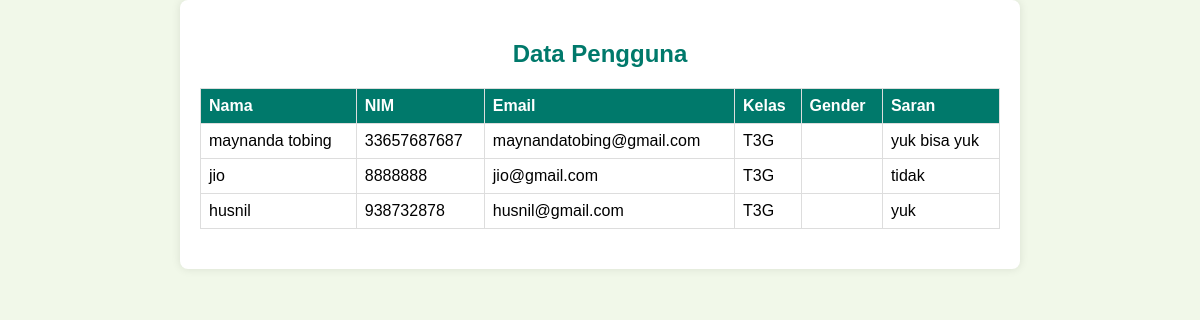
/admin/admin.php (signed in), run on the app's committed database.
### tables this page shows
CREATE TABLE `user` (
  `nama` varchar(30) NOT NULL,
  `nim` varchar(30) NOT NULL,
  `email` varchar(30) NOT NULL,
  `kelas` varchar(30) NOT NULL,
  `gender` enum('P','L') NOT NULL,
  `saran` varchar(30) DEFAULT NULL
);

### admin/admin.php (the view, shortened to what this page needs)
<?php
$servername = "localhost";
$username = "root";
$password = "";
$dbname = "contact_form";
$conn = new mysqli($servername, $username, $password, $dbname);
$sql = "SELECT * FROM user";
$result = $conn->query($sql);
?>
<!DOCTYPE html>
<html lang="en">
<head>
</head>
<body>
    <div class="container">
        <h2>Data Pengguna</h2>
        <?php if ($result->num_rows > 0): ?>
            <table>
                <tr>
                    <th>Nama</th>
                    <th>NIM</th>
                    <th>Email</th>
                    <th>Kelas</th>
                    <th>Gender</th>
                    <th>Saran</th>
                </tr>
                <?php while($row = $result->fetch_assoc()): ?>
                    <tr>
                        <td><?php echo $row['nama']; ?></td>
                        <td><?php echo $row['nim']; ?></td>
                        <td><?php echo $row['email']; ?></td>
                        <td><?php echo $row['kelas']; ?></td>
                        <td><?php echo $row['gender']; ?></td>
                        <td><?php echo $row['saran']; ?></td>
                    </tr>
                <?php endwhile; ?>
            </table>
        <?php else: ?>
            <p>Tidak ada data yang ditemukan.</p>
        <?php endif; ?>
    </div>
</body>
</html>

### admin/admin.php (style rules this page uses)
body { font-family: Arial, sans-serif; background-color: #f1f8e9; margin: 0; padding: 0; display: flex; flex-direction: column; align-items: center; height: 100vh; }
.container { background-color: #ffffff; padding: 20px; border-radius: 8px; box-shadow: 0 0 10px rgba(0, 0, 0, 0.1); max-width: 800px; width: 100%; }
h2 { text-align: center; margin-bottom: 20px; color: #00796b; }
table { width: 100%; border-collapse: collapse; margin-bottom: 20px; }
table, th, td { border: 1px solid #ddd; }
th, td { padding: 8px; text-align: left; }
th { background-color: #00796b; color: white; }

### data on the page
user: nama "maynanda tobing", nim "33657687687", email "maynandatobing@gmail.com", kelas "T3G", saran "yuk bisa yuk"
user: nama "jio", nim "8888888", email "jio@gmail.com", kelas "T3G", saran "tidak"
user: nama "husnil", nim "938732878", email "husnil@gmail.com", kelas "T3G", saran "yuk"
